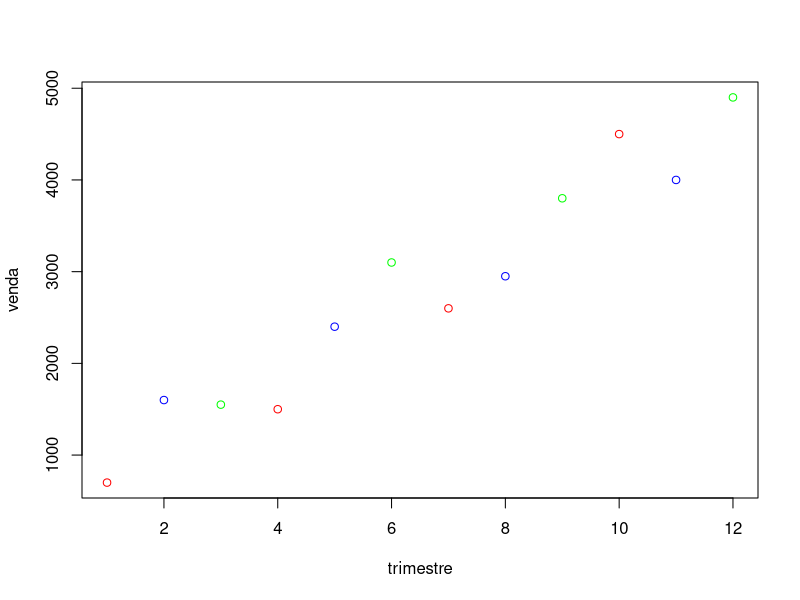
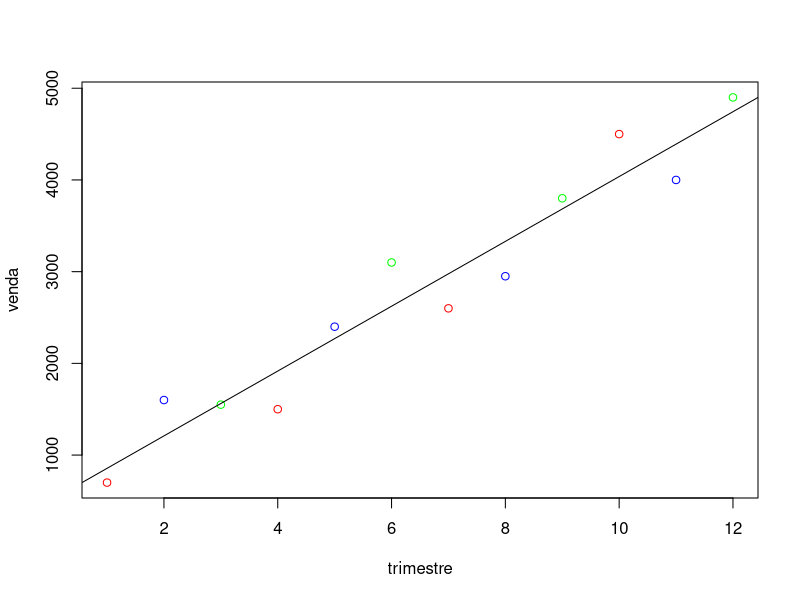

The R script that drew these images, in order:
#Leitura do Arquivo vendas.txt
vendas = read.table('vendas.txt', header=T)
attach(vendas)

#Diagrama de Dispersao
plot(trimestre, venda, col=c('red', 'blue', 'green'))

#Coeficiente de Correlacao
cor(trimestre,venda)

#Teste de Hip??teses para o Coeficiente de Correla????o
cor.test(trimestre,venda)

#Ajuste do Modelo de Regressao Linear
ajuste.modeloLinear = lm(venda ~ trimestre)
ajuste.modeloLinear

#Teste de Significancia do Modelo
summary(ajuste.modeloLinear)

#Teste de Normalidade
shapiro.test(residuals(ajuste.modeloLinear))

# Previsao de Vendas
predict(ajuste.modeloLinear, newdata=data.frame(trimestre=14))

#Reta ajustada no Diagrama de Dispersao
plot(trimestre, venda, col=c('red', 'blue', 'green'))
abline(ajuste.modeloLinear)

#Coeficiente de Determinacao
summary(ajuste.modeloLinear)$r.squared

